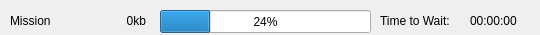
<?xml version="1.0" encoding="UTF-8"?>
<ui version="4.0">
 <class>MissionBar</class>
 <widget class="QDialog" name="MissionBar">
  <property name="windowModality">
   <enum>Qt::NonModal</enum>
  </property>
  <property name="geometry">
   <rect>
    <x>0</x>
    <y>0</y>
    <width>540</width>
    <height>35</height>
   </rect>
  </property>
  <property name="windowTitle">
   <string>Dialog</string>
  </property>
  <widget class="QProgressBar" name="progressBar">
   <property name="geometry">
    <rect>
     <x>160</x>
     <y>10</y>
     <width>211</width>
     <height>23</height>
    </rect>
   </property>
   <property name="value">
    <number>24</number>
   </property>
  </widget>
  <widget class="QLabel" name="label">
   <property name="geometry">
    <rect>
     <x>380</x>
     <y>10</y>
     <width>91</width>
     <height>21</height>
    </rect>
   </property>
   <property name="text">
    <string>Time to Wait:</string>
   </property>
  </widget>
  <widget class="QLabel" name="timeBar">
   <property name="geometry">
    <rect>
     <x>470</x>
     <y>10</y>
     <width>66</width>
     <height>21</height>
    </rect>
   </property>
   <property name="text">
    <string>00:00:00</string>
   </property>
  </widget>
  <widget class="QLabel" name="nameBar">
   <property name="geometry">
    <rect>
     <x>10</x>
     <y>10</y>
     <width>71</width>
     <height>21</height>
    </rect>
   </property>
   <property name="text">
    <string>Mission</string>
   </property>
  </widget>
  <widget class="QLabel" name="sizeBar">
   <property name="geometry">
    <rect>
     <x>80</x>
     <y>10</y>
     <width>66</width>
     <height>21</height>
    </rect>
   </property>
   <property name="text">
    <string>0kb</string>
   </property>
   <property name="alignment">
    <set>Qt::AlignRight|Qt::AlignTrailing|Qt::AlignVCenter</set>
   </property>
  </widget>
 </widget>
 <resources/>
 <connections/>
</ui>
